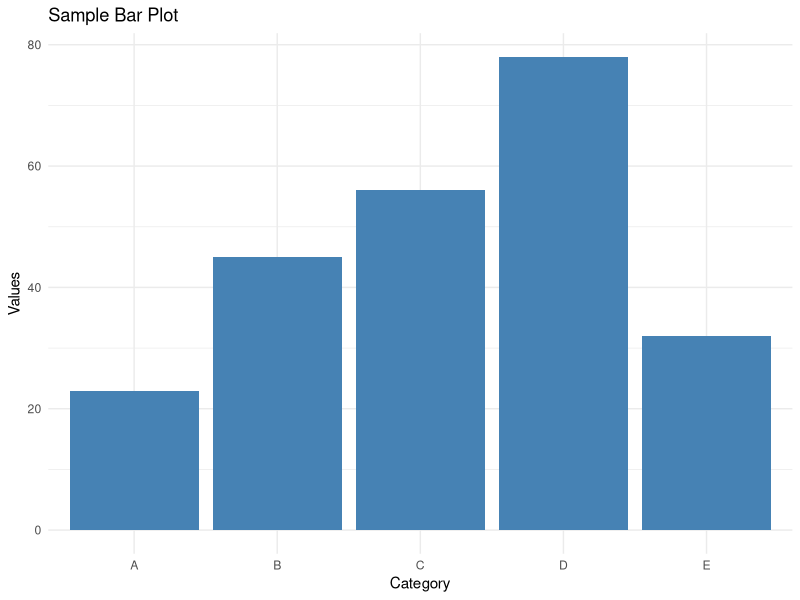
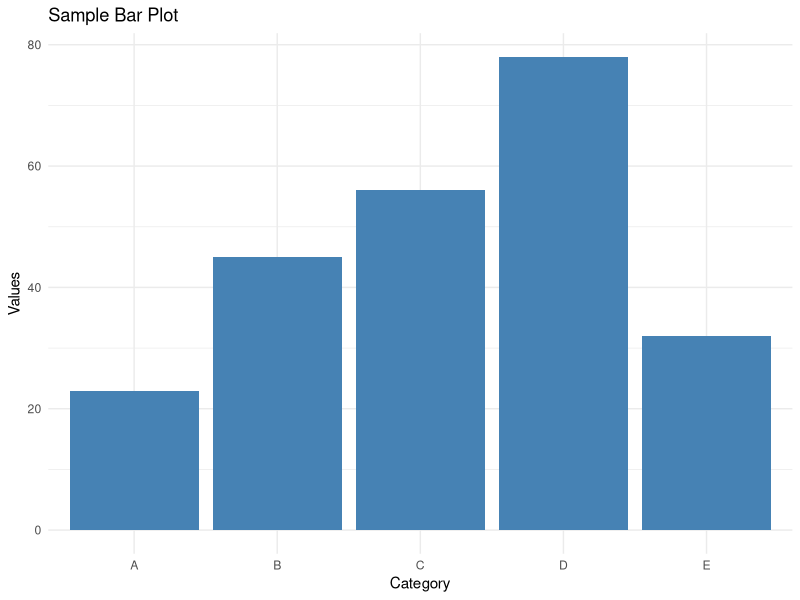

Reproduce these figures in R, in order.
# Load necessary library
library(ggplot2)

# Create sample data
data <- data.frame(
  category = c("A", "B", "C", "D", "E"),
  values = c(23, 45, 56, 78, 32)
)

# Create the bar plot
p <- ggplot(data, aes(x = category, y = values)) +
  geom_bar(stat = "identity", fill = "steelblue") +
  labs(title = "Sample Bar Plot", x = "Category", y = "Values") +
  theme_minimal()

# Save the plot to a file
ggsave("/workspace/r_plots/output_plot.png", plot = p, width = 8, height = 6, dpi = 300)

# Display the plot
print(p)
